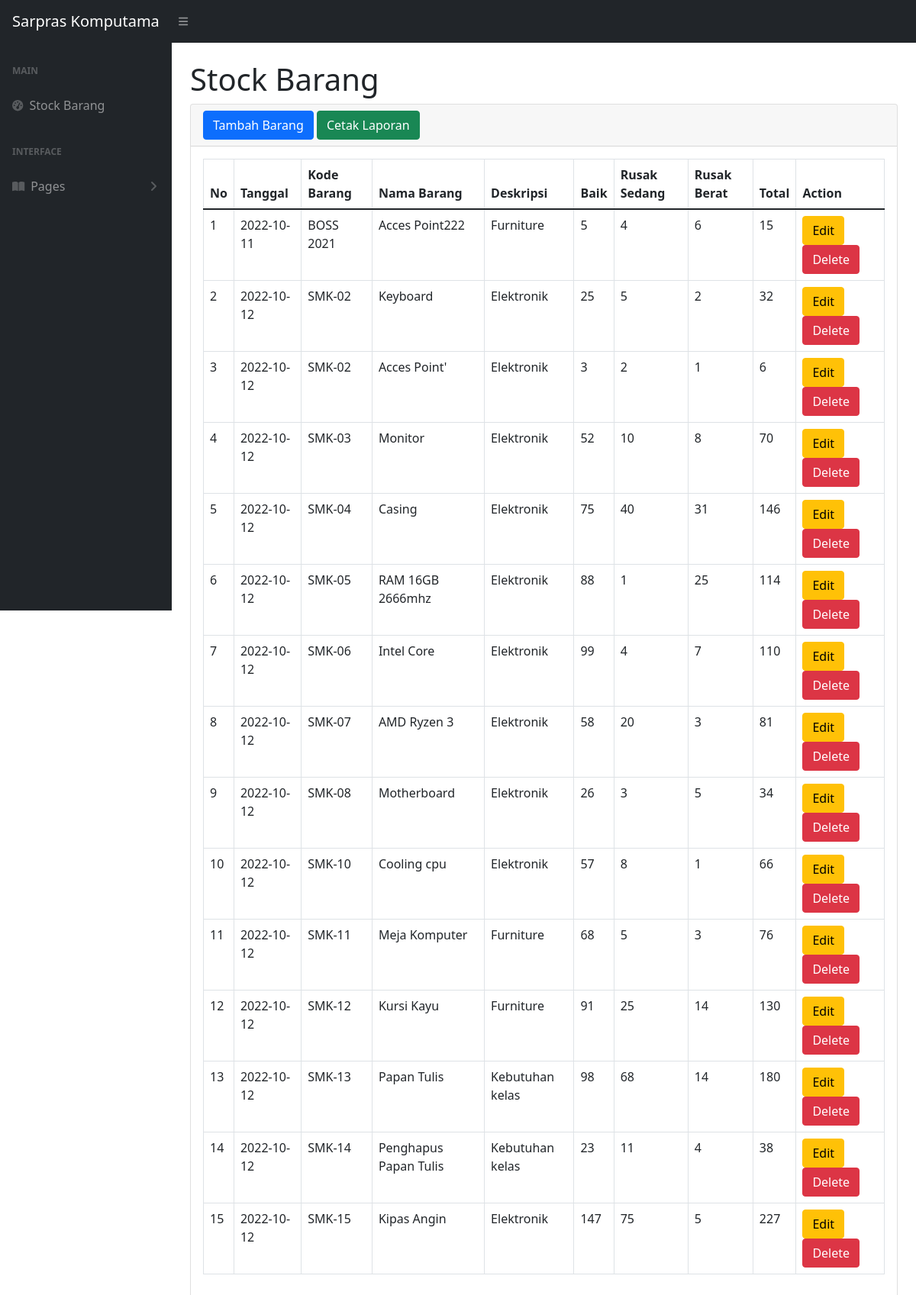
Page / (signed in) on the earlier database version.
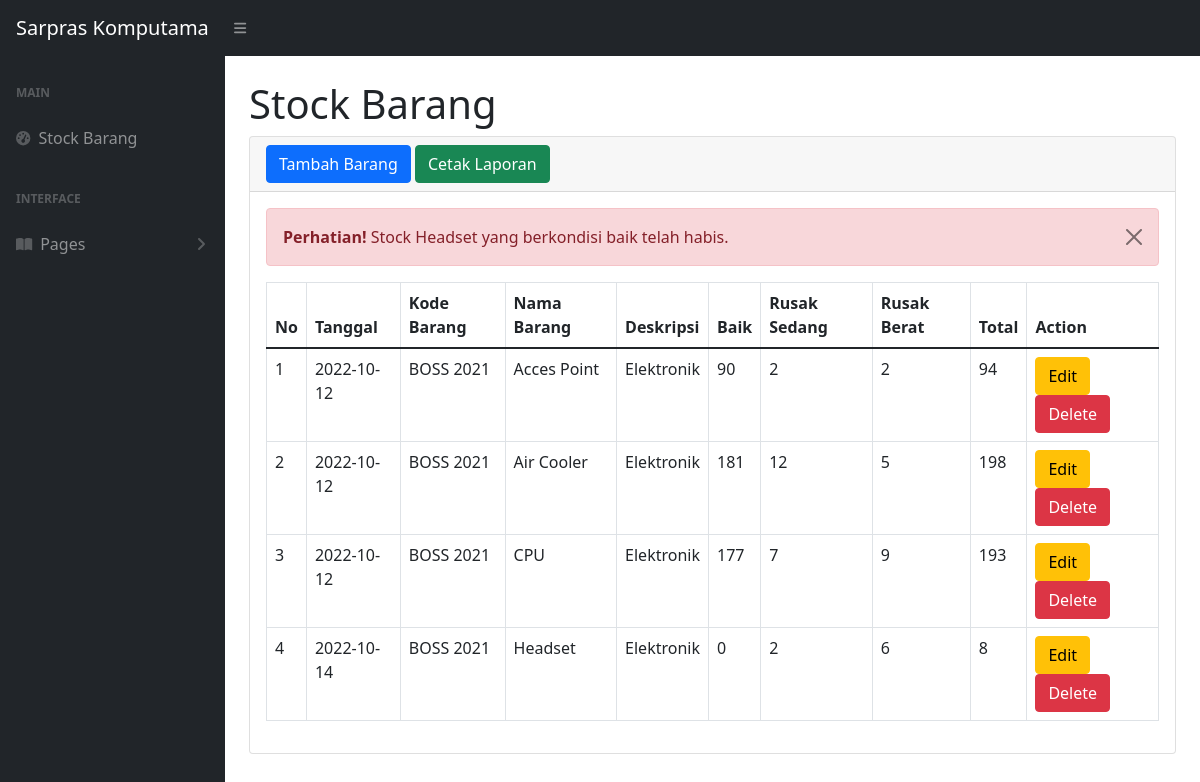
Same page on the later database version.
### tables this page shows
CREATE TABLE `stock` (
  `idbarang` int(11) NOT NULL,
  `tanggal` date NOT NULL DEFAULT current_timestamp(),
  `kodebarang` varchar(100) NOT NULL,
  `namabarang` varchar(100) NOT NULL,
  `deskripsi` varchar(100) NOT NULL,
  `baik` int(11) NOT NULL,
  `rusak_sedang` int(11) NOT NULL,
  `rusak_berat` int(11) NOT NULL
);

### index.php (the view, shortened to what this page needs)
<?php
require 'function.php';
?>
<!DOCTYPE html>
<html lang="en">
    <head>
        <link href="https://cdn.jsdelivr.net/npm/simple-datatables@latest/dist/style.css" rel="stylesheet" />
        <link href="css/styles.css" rel="stylesheet" />
    </head>
    <body class="sb-nav-fixed">
        <nav class="sb-topnav navbar navbar-expand navbar-dark bg-dark">
            <a class="navbar-brand ps-3" href="index.html">Sarpras Komputama</a>
            <button class="btn btn-link btn-sm order-1 order-lg-0 me-4 me-lg-0" id="sidebarToggle" href="#!"><i class="fas fa-bars"></i></button>
        </nav>
        <div id="layoutSidenav">
            <div id="layoutSidenav_nav">
                <nav class="sb-sidenav accordion sb-sidenav-dark" id="sidenavAccordion">
                    <div class="sb-sidenav-menu">
                        <div class="nav">
                            <div class="sb-sidenav-menu-heading">Main</div>
                            <a class="nav-link" href="index.php">
                                <div class="sb-nav-link-icon"><i class="fas fa-tachometer-alt"></i></div>
                                Stock Barang
                            </a>
                            <div class="sb-sidenav-menu-heading">Interface</div>
                            <a class="nav-link collapsed" href="#" data-bs-toggle="collapse" data-bs-target="#collapsePages" aria-expanded="false" aria-controls="collapsePages">
                                <div class="sb-nav-link-icon"><i class="fas fa-book-open"></i></div>
                                Pages
                                <div class="sb-sidenav-collapse-arrow"><i class="fas fa-angle-down"></i></div>
                            </a>
                        </div>
                    </div>
                </nav>
            </div>
            <div id="layoutSidenav_content">
                <main>
                    <div class="container-fluid px-4">
                        <h1 class="mt-4">Stock Barang</h1>
                        <div class="card mb-4">
                            <div class="card-header">
                                <button type="button" class="btn btn-primary" data-bs-toggle="modal" data-bs-target="#myModal">
                                        Tambah Barang
                                </button>
                                <a href="exportstock.php" class="btn btn-success">Cetak Laporan</a>
                            </div>
                            <div class="card-body">
                            <?php
                                $ambildatastock = mysqli_query($conn, "select * from stock where stock.baik < 1");
                                while($fetch=mysqli_fetch_array($ambildatastock)){
                                    $barang = $fetch['namabarang'];
                            ?>
                            <div class="alert alert-danger alert-dismissible">
                                <button type="button" class="btn-close" data-bs-dismiss="alert"></button>
                                <strong>Perhatian!</strong> Stock <?=$barang;?> yang berkondisi baik telah habis.
                            </div>
                            <?php
                                }
                            ?>
                                <table class="table table-bordered" id="datatablesSimple">
                                    <thead>
                                        <tr>
                                            <th>No</th>
                                            <th>Tanggal</th>
                                            <th>Kode Barang</th>
                                            <th>Nama Barang</th>
                                            <th>Deskripsi</th>
                                            <th>Baik</th>
                                            <th>Rusak Sedang</th>
                                            <th>Rusak Berat</th>
                                            <th>Total</th>
                                            <th>Action</th>
                                        </tr>
                                    </thead>
                                    <tbody>
                                        <?php
                                        $ambilsemuadatastock = mysqli_query($conn, "select * from stock ORDER BY kodebarang ASC");
                                        $i = 1;
                                        while($data=mysqli_fetch_array($ambilsemuadatastock)){
                                            $tanggal = $data['tanggal'];
                                            $kodebarang = $data['kodebarang'];
                                            $namabarang = $data['namabarang'];
                                            $deskripsi = $data['deskripsi'];
                                            $baik = $data['baik'];
                                            $rusak_sedang = $data['rusak_sedang'];
                                            $rusak_berat = $data['rusak_berat'];
                                            $idb = $data['idbarang'];
                                        ?>
                                        <tr>
                                            <td><?=$i++;?></td>
                                            <td><?=$tanggal;?></td>
                                            <td><?=$kodebarang;?></td>
                                            <td><?=$namabarang;?></td>
                                            <td><?=$deskripsi;?></td>
                                            <td><?=$baik;?></td>
                                            <td><?=$rusak_sedang;?></td>
                                            <td><?=$rusak_berat;?></td>
                                            <td><?= $baik+$rusak_sedang+$rusak_berat;?></td>
                                            <td>
                                                <button type="button" class="btn btn-warning" data-bs-toggle="modal" data-bs-target="#edit<?=$idb;?>">
                                                    Edit
                                                </button>
                                                <button type="button" class="btn btn-danger" data-bs-toggle="modal" data-bs-target="#delete<?=$idb;?>">
                                                    Delete
                                                </button>
                                            </td>
                                        </tr>
                                        <?php
                                        };
                                        ?>
                                    </tbody>
                                </table>
                            </div>
                        </div>
                    </div>
                </main>
            </div>
        </div>
    </body>
</html>

Differences in the rows shown:
removed stock: tanggal "2022-10-11", kodebarang "BOSS 2021", namabarang "Acces Point222", deskripsi "Furniture", baik "5", rusak_sedang "4", rusak_berat "6", $baik+$rusak_sedang+$rusak_berat "15", shown under "Stock Barang"
removed stock: tanggal "2022-10-12", kodebarang "SMK-02", namabarang "Keyboard", deskripsi "Elektronik", baik "25", rusak_sedang "5", rusak_berat "2", $baik+$rusak_sedang+$rusak_berat "32", shown under "Stock Barang"
removed stock: tanggal "2022-10-12", kodebarang "SMK-02", namabarang "Acces Point'", deskripsi "Elektronik", baik "3", rusak_sedang "2", rusak_berat "1", $baik+$rusak_sedang+$rusak_berat "6", shown under "Stock Barang"
removed stock: tanggal "2022-10-12", kodebarang "SMK-03", namabarang "Monitor", deskripsi "Elektronik", baik "52", rusak_sedang "10", rusak_berat "8", $baik+$rusak_sedang+$rusak_berat "70", shown under "Stock Barang"
removed stock: tanggal "2022-10-12", kodebarang "SMK-04", namabarang "Casing", deskripsi "Elektronik", baik "75", rusak_sedang "40", rusak_berat "31", $baik+$rusak_sedang+$rusak_berat "146", shown under "Stock Barang"
removed stock: tanggal "2022-10-12", kodebarang "SMK-05", namabarang "RAM 16GB 2666mhz", deskripsi "Elektronik", baik "88", rusak_sedang "1", rusak_berat "25", $baik+$rusak_sedang+$rusak_berat "114", shown under "Stock Barang"
removed stock: tanggal "2022-10-12", kodebarang "SMK-06", namabarang "Intel Core", deskripsi "Elektronik", baik "99", rusak_sedang "4", rusak_berat "7", $baik+$rusak_sedang+$rusak_berat "110", shown under "Stock Barang"
removed stock: tanggal "2022-10-12", kodebarang "SMK-07", namabarang "AMD Ryzen 3", deskripsi "Elektronik", baik "58", rusak_sedang "20", rusak_berat "3", $baik+$rusak_sedang+$rusak_berat "81", shown under "Stock Barang"
removed stock: tanggal "2022-10-12", kodebarang "SMK-08", namabarang "Motherboard", deskripsi "Elektronik", baik "26", rusak_sedang "3", rusak_berat "5", $baik+$rusak_sedang+$rusak_berat "34", shown under "Stock Barang"
removed stock: tanggal "2022-10-12", kodebarang "SMK-10", namabarang "Cooling cpu", deskripsi "Elektronik", baik "57", rusak_sedang "8", rusak_berat "1", $baik+$rusak_sedang+$rusak_berat "66", shown under "Stock Barang"
removed stock: tanggal "2022-10-12", kodebarang "SMK-11", namabarang "Meja Komputer", deskripsi "Furniture", baik "68", rusak_sedang "5", rusak_berat "3", $baik+$rusak_sedang+$rusak_berat "76", shown under "Stock Barang"
removed stock: tanggal "2022-10-12", kodebarang "SMK-12", namabarang "Kursi Kayu", deskripsi "Furniture", baik "91", rusak_sedang "25", rusak_berat "14", $baik+$rusak_sedang+$rusak_berat "130", shown under "Stock Barang"
removed stock: tanggal "2022-10-12", kodebarang "SMK-13", namabarang "Papan Tulis", deskripsi "Kebutuhan kelas", baik "98", rusak_sedang "68", rusak_berat "14", $baik+$rusak_sedang+$rusak_berat "180", shown under "Stock Barang"
removed stock: tanggal "2022-10-12", kodebarang "SMK-14", namabarang "Penghapus Papan Tulis", deskripsi "Kebutuhan kelas", baik "23", rusak_sedang "11", rusak_berat "4", $baik+$rusak_sedang+$rusak_berat "38", shown under "Stock Barang"
removed stock: tanggal "2022-10-12", kodebarang "SMK-15", namabarang "Kipas Angin", deskripsi "Elektronik", baik "147", rusak_sedang "75", rusak_berat "5", $baik+$rusak_sedang+$rusak_berat "227", shown under "Stock Barang"
added stock: namabarang "Headset", tanggal "2022-10-14", kodebarang "BOSS 2021", deskripsi "Elektronik", baik "0", rusak_sedang "2", rusak_berat "6", $baik+$rusak_sedang+$rusak_berat "8"
added stock: tanggal "2022-10-12", kodebarang "BOSS 2021", namabarang "Acces Point", deskripsi "Elektronik", baik "90", rusak_sedang "2", rusak_berat "2", $baik+$rusak_sedang+$rusak_berat "94"
added stock: tanggal "2022-10-12", kodebarang "BOSS 2021", namabarang "Air Cooler", deskripsi "Elektronik", baik "181", rusak_sedang "12", rusak_berat "5", $baik+$rusak_sedang+$rusak_berat "198"
added stock: tanggal "2022-10-12", kodebarang "BOSS 2021", namabarang "CPU", deskripsi "Elektronik", baik "177", rusak_sedang "7", rusak_berat "9", $baik+$rusak_sedang+$rusak_berat "193"
